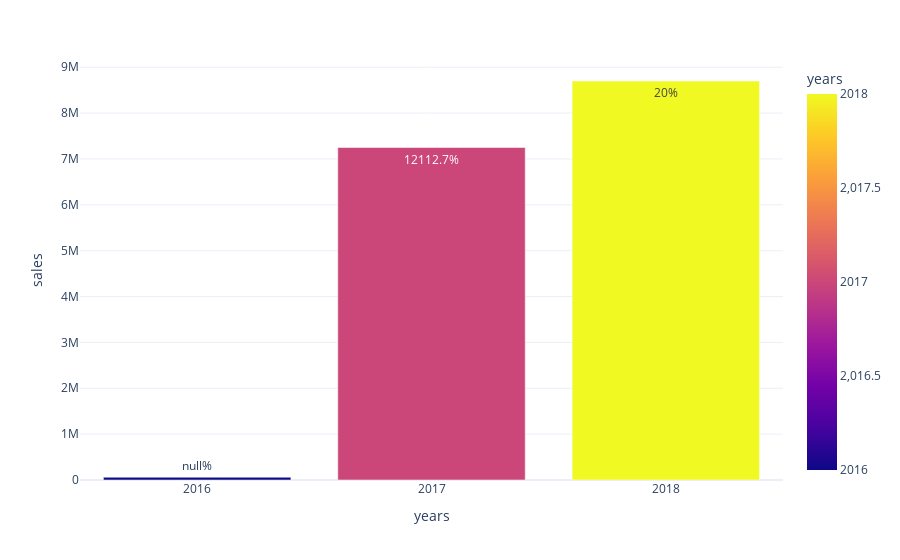

Notebook cell for this chart:
### Code cell
yearly_growth_rate = pd.read_sql_query("""
with yearly_sales AS (SELECT 
    YEAR(o.order_purchase_timestamp) AS years,
    SUM(pm.payment_value) AS sales
FROM 
    orders o
JOIN 
    payments pm
ON
    o.order_id = pm.order_id
GROUP BY 
    years
ORDER BY years)
SELECT 
    years,
    sales,
    ROUND(((sales - LAG(sales, 1) OVER (ORDER BY years))
    / LAG(sales, 1) OVER (ORDER BY years))*100,2) AS yoy_growth_rate
    FROM yearly_sales
""", conn)
yearly_growth_rate
df= pd.DataFrame(yearly_growth_rate)
fig= px.bar(df, x="years", y="sales", text="yoy_growth_rate", color="years")
fig.update_xaxes(type='category')
fig.update_traces(texttemplate="%{text}%", textposition="auto")
fig.update_layout(uniformtext_minsize=8)

fig

### Figure 1 — Plotly figure (JSON) as saved in the notebook; plotly's stock layout.template omitted (floating-point values rounded to 4 significant figures)
{"data": [{"alignmentgroup": "True", "hovertemplate": "years=%{marker.color}<br>sales=%{y}<br>yoy_growth_rate=%{text}<extra></extra>", "legendgroup": "", "marker": {"color": [2016, 2017, 2018], "coloraxis": "coloraxis", "pattern": {"shape": ""}}, "name": "", "offsetgroup": "", "orientation": "v", "showlegend": false, "text": [null, 12110.0, 20], "textposition": "auto", "texttemplate": "%{text}%", "type": "bar", "x": [2016, 2017, 2018], "xaxis": "x", "y": [59360.0, 7250000.0, 8700000.0], "yaxis": "y"}], "layout": {"autosize": true, "barmode": "relative", "coloraxis": {"colorbar": {"title": {"text": "years"}}, "colorscale": [[0, "#0d0887"], [0.1111, "#46039f"], [0.2222, "#7201a8"], [0.3333, "#9c179e"], [0.4444, "#bd3786"], [0.5556, "#d8576b"], [0.6667, "#ed7953"], [0.7778, "#fb9f3a"], [0.8889, "#fdca26"], [1, "#f0f921"]]}, "legend": {"tracegroupgap": 0}, "margin": {"t": 60}, "uniformtext": {"minsize": 8}, "xaxis": {"anchor": "y", "autorange": true, "domain": [0, 1], "range": [-0.5, 2.5], "title": {"text": "years"}, "type": "category"}, "yaxis": {"anchor": "x", "autorange": true, "domain": [0, 1], "range": [0, 9158000.0], "title": {"text": "sales"}, "type": "linear"}}}
